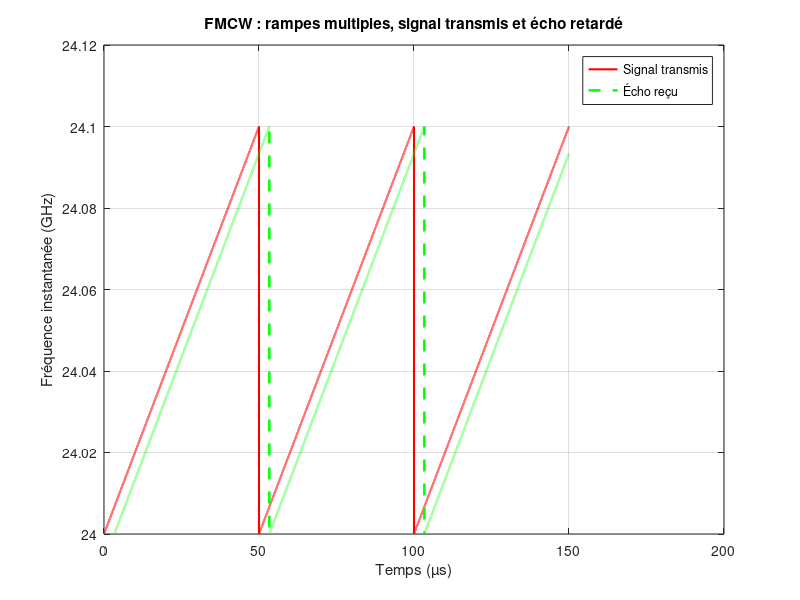

Reproduce this figure in MATLAB.
clear; close all; clc;

%% ===========================================
%             PARAMETRES FMCW
% ===========================================
c = 3e8;

B  = 100e6;     % Bande de la rampe
Tp = 50e-6;     % Durée d'une rampe (50 µs)
Fs = 5e9;       % Echantillonnage élevé pour un beau dessin
f0 = 24e9;      % Porteuse 24 GHz (radar auto)

Nchirps = 3;    % 🔥 nombre de rampes à afficher

R_target = 500; % 🔥 distance cible augmentée pour un délai visible
v_target = 20;  % vitesse radiale

k = B / Tp;     % pente de la rampe

%% ===========================================
%        TEMPS POUR PLUSIEURS RAMPE
% ===========================================
Ttot = Nchirps * Tp;
t = (0:1/Fs:Ttot-1/Fs).';

% Index dans une rampe (modulo Tp)
t_ramp = mod(t, Tp);

%% ===========================================
%            SIGNAL TRANSMIS FMCW
% ===========================================
f_tx = f0 + k * t_ramp;   % rampe répétée

%% ===========================================
%            SIGNAL ÉCHO RETARDÉ
% ===========================================
tau = 2*R_target/c;          % délai
fD  = 2*v_target/(c/f0);      % Doppler

t_echo = t - tau;
t_echo_ramp = mod(t_echo, Tp);

% fréquence reçue
f_rx = f0 + k * t_echo_ramp + fD;

% supprimer les indices invalides (avant le début)
f_rx(t_echo < 0) = NaN;

%% ===========================================
%             AFFICHAGE MULTI-RAMPE
% ===========================================
figure;
plot(t*1e6, f_tx/1e9, 'r', 'LineWidth', 1.5); hold on;
plot(t*1e6, f_rx/1e9, 'g--', 'LineWidth', 1.8);

xlabel('Temps (µs)');
ylabel('Fréquence instantanée (GHz)');
title('FMCW : rampes multiples, signal transmis et écho retardé');
legend('Signal transmis', 'Écho reçu');
grid on;

%% ===========================================
%             CALCUL BEAT FREQUENCY
% ===========================================
fbeat = k * tau + fD;

% Distance estimée
R_est = (fbeat * c * Tp) / (2 * B);

fprintf("\n===========  RESULTATS  =================\n");
fprintf("τ (retard) = %.3e s\n", tau);
fprintf("fbeat = %.2f Hz\n", fbeat);
fprintf("Distance estimée = %.1f m (réelle %.1f m)\n\n", R_est, R_target);
